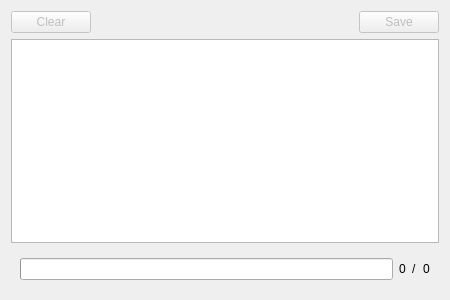
<?xml version="1.0" encoding="UTF-8"?>
<ui version="4.0">
 <class>DeviceLog</class>
 <widget class="QWidget" name="DeviceLog">
  <property name="geometry">
   <rect>
    <x>0</x>
    <y>0</y>
    <width>450</width>
    <height>300</height>
   </rect>
  </property>
  <property name="minimumSize">
   <size>
    <width>450</width>
    <height>300</height>
   </size>
  </property>
  <property name="windowTitle">
   <string>Device Log</string>
  </property>
  <layout class="QVBoxLayout" name="verticalLayout">
   <item>
    <layout class="QHBoxLayout" name="horizontalLayout">
     <item>
      <widget class="QPushButton" name="clearButton">
       <property name="enabled">
        <bool>false</bool>
       </property>
       <property name="text">
        <string>Clear</string>
       </property>
      </widget>
     </item>
     <item>
      <spacer name="horizontalSpacer">
       <property name="orientation">
        <enum>Qt::Horizontal</enum>
       </property>
       <property name="sizeHint" stdset="0">
        <size>
         <width>40</width>
         <height>20</height>
        </size>
       </property>
      </spacer>
     </item>
     <item>
      <widget class="QPushButton" name="saveButton">
       <property name="enabled">
        <bool>false</bool>
       </property>
       <property name="text">
        <string>Save</string>
       </property>
      </widget>
     </item>
    </layout>
   </item>
   <item>
    <widget class="QPlainTextEdit" name="contentTextEdit">
     <property name="readOnly">
      <bool>true</bool>
     </property>
    </widget>
   </item>
   <item>
    <widget class="QWidget" name="progressWidget" native="true">
     <layout class="QHBoxLayout" name="horizontalLayout_2">
      <item>
       <widget class="QProgressBar" name="receivingProgressBar">
        <property name="value">
         <number>0</number>
        </property>
        <property name="textVisible">
         <bool>false</bool>
        </property>
       </widget>
      </item>
      <item>
       <widget class="QLabel" name="receivedLabel">
        <property name="text">
         <string>0</string>
        </property>
       </widget>
      </item>
      <item>
       <widget class="QLabel" name="label">
        <property name="text">
         <string>/</string>
        </property>
       </widget>
      </item>
      <item>
       <widget class="QLabel" name="totalLabel">
        <property name="text">
         <string>0</string>
        </property>
       </widget>
      </item>
     </layout>
    </widget>
   </item>
  </layout>
 </widget>
 <resources/>
 <connections/>
</ui>
